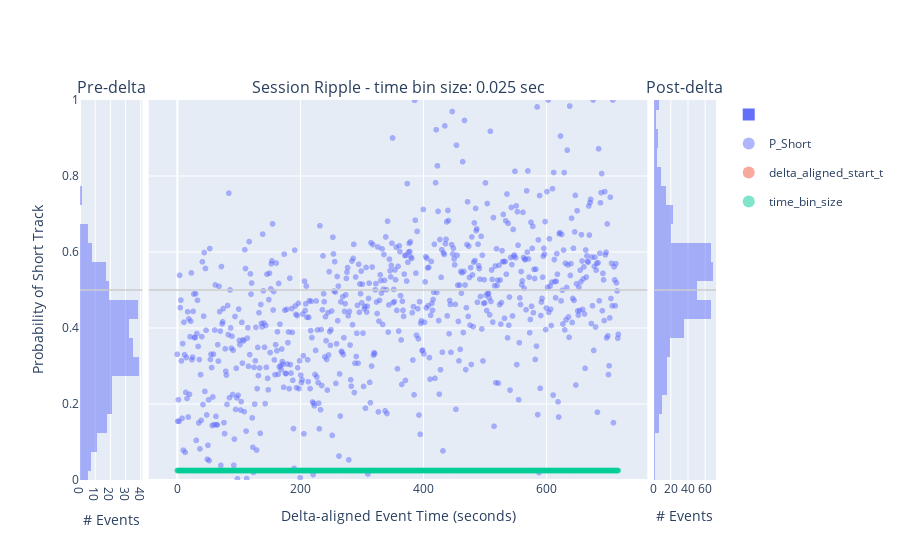

This figure's notebook cell:
### Code cell
# histogram_bins = 'auto'
histogram_bins: int = 25

# ripple_weighted_corr_merged_df = ripple_weighted_corr_merged_df[['P_Short','delta_aligned_start_t', 'time_bin_size']]
ripple_weighted_corr_merged_df = ripple_weighted_corr_merged_df[['P_Short','delta_aligned_start_t', 'time_bin_size']]
new_ripple_fig, new_ripple_fig_context = plotly_pre_post_delta_scatter(data_results_df=ripple_weighted_corr_merged_df, out_scatter_fig=None, histogram_bins=histogram_bins,
                                                                        px_scatter_kwargs=dict(title='Ripple'), histogram_variable_name='P_Short')

# new_laps_fig = new_laps_fig.update_layout(fig_size_kwargs, 
#     xaxis_title="X Axis Title",
#     yaxis_title="Y Axis Title",
#     legend_title="Legend Title",
#     font=dict(
#         family="Courier New, monospace",
#         size=18,
#         color="RebeccaPurple"
#     ),
# )
# Update x-axis labels
# new_laps_fig.update_xaxes(title_text="Num Time Bins", row=1, col=1)
# new_laps_fig.update_xaxes(title_text="Delta-aligned Event Time (seconds)", row=1, col=2)
# new_laps_fig.update_xaxes(title_text="Num Time Bins", row=1, col=3)


_extras_output_dict = {}
_extras_output_dict["y_mid_line"] = new_ripple_fig.add_hline(y=0.5, line=dict(color="rgba(0.8,0.8,0.8,.75)", width=2), row='all', col='all')

new_ripple_fig



# # Update layout to add a title to the legend
# new_fig_ripples.update_layout(
#     legend_title_text='Is User Selected'  # Add a title to the legend
# )

# fig_to_clipboard(new_fig_ripples, **fig_size_kwargs)

# new_laps_fig_context: IdentifyingContext = new_laps_fig_context.adding_context_if_missing(epoch='withNewKamranExportedReplays', num_sessions=num_sessions, plot_type='scatter+hist', comparison='pre-post-delta', variable_name=variable_name)
# figure_out_paths = save_plotly(a_fig=new_laps_fig, a_fig_context=new_laps_fig_context)
# new_laps_fig

### Figure 1 — Plotly figure (JSON) as saved in the notebook; plotly's stock layout.template omitted (floating-point values rounded to 4 significant figures; data arrays with more than 128 entries replaced by an {"elided": "..."} marker saying what was removed)
{"data": [{"alignmentgroup": "True", "bingroup": "y", "hovertemplate": "count=%{x}<br>P_Short=%{y}<extra></extra>", "legendgroup": "", "marker": {"color": "#636efa", "opacity": 0.5, "pattern": {"shape": ""}}, "name": "", "nbinsy": 25, "offsetgroup": "", "orientation": "h", "showlegend": true, "type": "histogram", "xaxis": "x", "y": {"elided": "277 float values"}, "yaxis": "y"}, {"hovertemplate": "variable=P_Short<br>index=%{x}<br>value=%{y}<extra></extra>", "legendgroup": "P_Short", "marker": {"color": "#636efa", "line": {"width": 0}, "opacity": 0.5, "symbol": "circle"}, "mode": "markers", "name": "P_Short", "showlegend": true, "type": "scattergl", "x": {"elided": "718 int values"}, "xaxis": "x2", "y": {"elided": "718 float values"}, "yaxis": "y2"}, {"hovertemplate": "variable=delta_aligned_start_t<br>index=%{x}<br>value=%{y}<extra></extra>", "legendgroup": "delta_aligned_start_t", "marker": {"color": "#EF553B", "line": {"width": 0}, "opacity": 0.5, "symbol": "circle"}, "mode": "markers", "name": "delta_aligned_start_t", "showlegend": true, "type": "scattergl", "x": {"elided": "718 int values"}, "xaxis": "x2", "y": {"elided": "718 float values"}, "yaxis": "y2"}, {"hovertemplate": "variable=time_bin_size<br>index=%{x}<br>value=%{y}<extra></extra>", "legendgroup": "time_bin_size", "marker": {"color": "#00cc96", "line": {"width": 0}, "opacity": 0.5, "symbol": "circle"}, "mode": "markers", "name": "time_bin_size", "showlegend": true, "type": "scattergl", "x": {"elided": "718 int values"}, "xaxis": "x2", "y": {"elided": "718 float values"}, "yaxis": "y2"}, {"alignmentgroup": "True", "bingroup": "y", "hovertemplate": "count=%{x}<br>P_Short=%{y}<extra></extra>", "legendgroup": "", "marker": {"color": "#636efa", "opacity": 0.5, "pattern": {"shape": ""}}, "name": "", "nbinsy": 25, "offsetgroup": "", "orientation": "h", "showlegend": false, "type": "histogram", "xaxis": "x3", "y": {"elided": "441 float values"}, "yaxis": "y3"}], "layout": {"annotations": [{"font": {"size": 16}, "showarrow": false, "text": "Pre-delta", "x": 0.049, "xanchor": "center", "xref": "paper", "y": 1, "yanchor": "bottom", "yref": "paper"}, {"font": {"size": 16}, "showarrow": false, "text": "Session Ripple - time bin size: 0.025 sec", "x": 0.5, "xanchor": "center", "xref": "paper", "y": 1, "yanchor": "bottom", "yref": "paper"}, {"font": {"size": 16}, "showarrow": false, "text": "Post-delta", "x": 0.951, "xanchor": "center", "xref": "paper", "y": 1, "yanchor": "bottom", "yref": "paper"}], "barmode": "overlay", "legend": {"itemsizing": "constant", "traceorder": "grouped"}, "shapes": [{"line": {"color": "rgba(0.8,0.8,0.8,.75)", "width": 2}, "type": "line", "x0": 0, "x1": 1, "xref": "x domain", "y0": 0.5, "y1": 0.5, "yref": "y"}, {"line": {"color": "rgba(0.8,0.8,0.8,.75)", "width": 2}, "type": "line", "x0": 0, "x1": 1, "xref": "x2 domain", "y0": 0.5, "y1": 0.5, "yref": "y2"}, {"line": {"color": "rgba(0.8,0.8,0.8,.75)", "width": 2}, "type": "line", "x0": 0, "x1": 1, "xref": "x3 domain", "y0": 0.5, "y1": 0.5, "yref": "y3"}], "xaxis": {"anchor": "y", "domain": [0, 0.098], "title": {"text": "# Events"}}, "xaxis2": {"anchor": "y2", "domain": [0.108, 0.892], "title": {"text": "Delta-aligned Event Time (seconds)"}}, "xaxis3": {"anchor": "y3", "domain": [0.902, 1], "title": {"text": "# Events"}}, "yaxis": {"anchor": "x", "domain": [0, 1], "range": [0, 1], "title": {"text": "Probability of Short Track"}}, "yaxis2": {"anchor": "x2", "domain": [0, 1], "matches": "y", "showticklabels": false}, "yaxis3": {"anchor": "x3", "domain": [0, 1], "matches": "y", "showticklabels": false}}}
